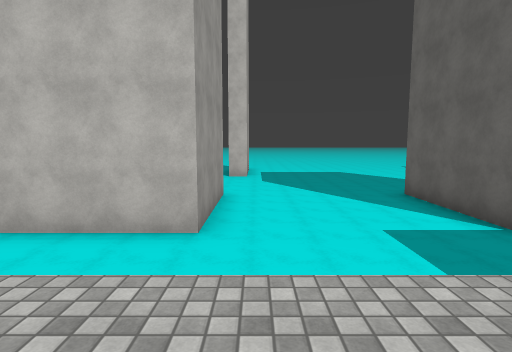
view 1 (above)

13 first-person views from a walk through a Unity game level. The camera is 1.5 m above the floor, tilts 6° down and sees 80° across. The floor is counted in squares, 2.25 m on a side. Each view is taken from the middle of a square. On the plan, view 1 faces up. The plan holds only what a view shows up to about 10 squares ahead; the rest is blank. The place goes on beyond the plan. The player character is not drawn. Surface patterns are stand-ins for the level's own textures.

view 2
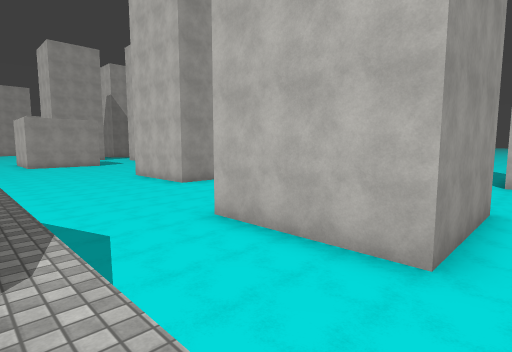

view 3
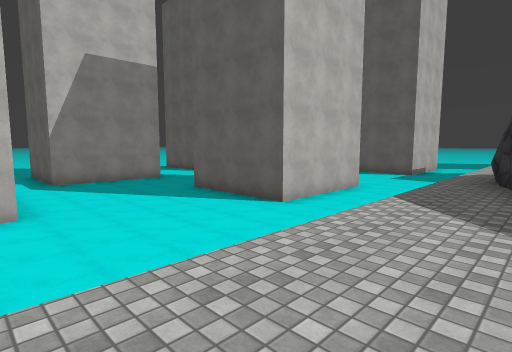

view 4
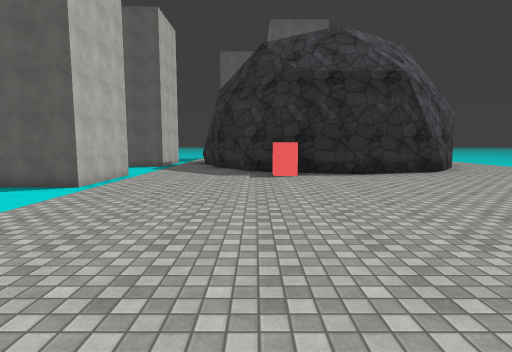

view 5
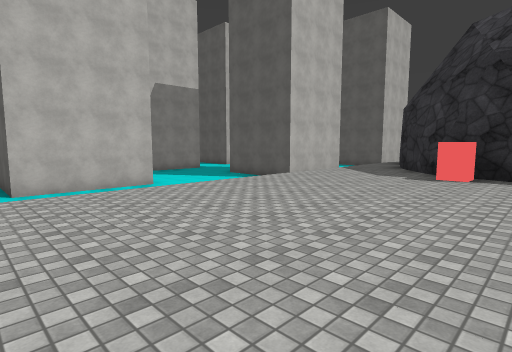

view 6
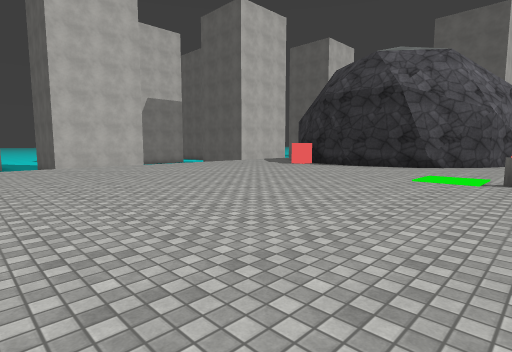

view 7
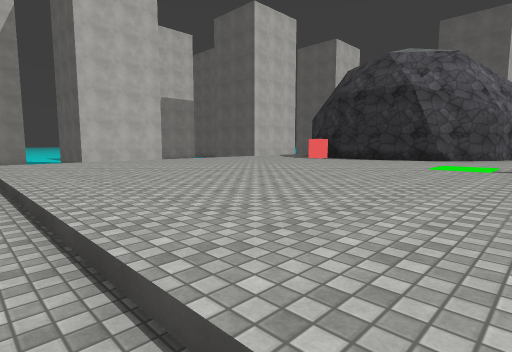

view 8
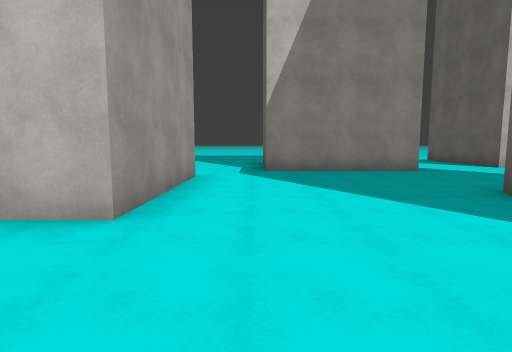

view 9
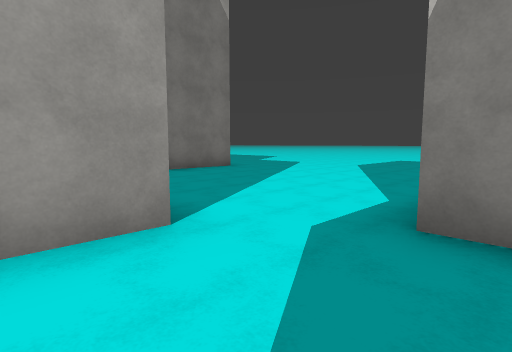

view 10
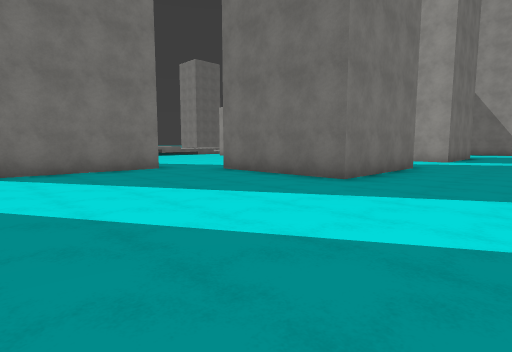

view 11
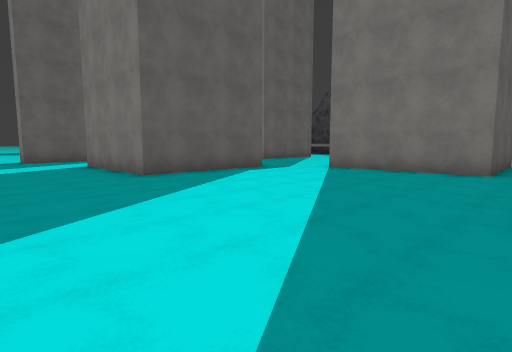

view 12
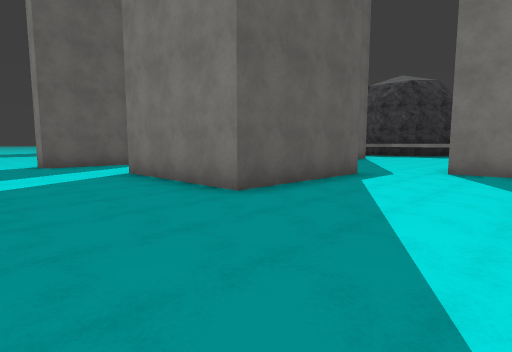

view 13
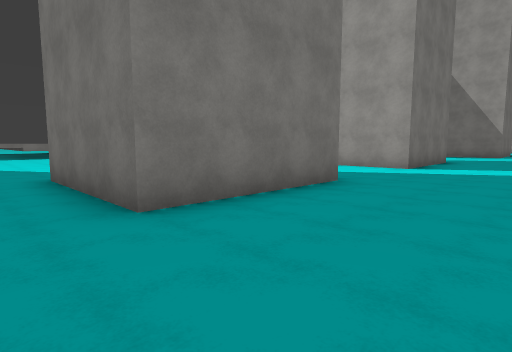

### Floor plan
Key: @ floor where view 1 was taken; # wall or solid block; . main floor; : floor 1.25 m higher than the main floor; + floor 1.5 m higher than the main floor; B red block; O other object.
Columns run from 25 left of view 1 to 4 right of it. Each row starts with its distance up from view 1.
 18        .............
 17 ...........................
 16 ........................#..
 15  ###...####.......####..#
 14    #..    #.......#   ..#
 13    #      #.......#   ..#
 12           #.......####...
 11           ...............
 10           ..####....... ......
  9           ..#  #......  ......
  8           ..#  #.....#  #....#
  7           ..####.....#  #....#
  6           ...........#  #....#
  5                ......####....#
  4               ................
  3              ................
  2             .............
  1          +++++++++++++++++
  0          +++++++++++###  @
 -1          ++++++++++##
 -2          +++++++++B
 -3         :+++++++++#
 -4         :+++++++++#
 -5         :+++++++++##
 -6         :++++++++++###
 -7         :++++++++++++#
 -8         :++++++O   +++

Where each view was taken, in squares from view 1:
view 1: 0 up, 0 right, facing up
view 2: 1 up, 0 right, facing up-left
view 3: 0 up, 10 left, facing up-right
view 4: 1 down, 14 left, facing right
view 5: 3 down, 14 left, facing up-right
view 6: 8 down, 16 left, facing up-right
view 7: 8 down, 17 left, facing up-right
view 8: 4 up, 8 left, facing up
view 9: 9 up, 7 left, facing up-left
view 10: 18 up, 9 left, facing down-left
view 11: 18 up, 14 left, facing down-right
view 12: 18 up, 11 left, facing down-right
view 13: 18 up, 13 left, facing down-left
